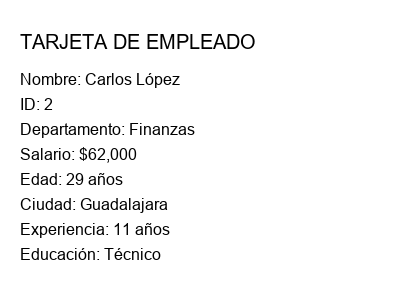
#> input picture data/sample_cards/empleado_2.png, 400 x 300 px
$ python -i ocr_processor.py   (imports and definitions only)
#> lines starting #> are read from the running program, lines starting #| are printed output that depends on the picture; after the words box and inside, x2 and y2 are one past the last pixel; in counts of white or black regions, pixels touching at a corner belong together
import cv2
import numpy as np
import pytesseract
from PIL import Image
import re
import sqlite3
import base64
import io
import os

# Configurar la ruta de Tesseract
pytesseract.pytesseract.tesseract_cmd = r'C:\Users\Microsoft\AppData\Local\Programs\Tesseract-OCR\tesseract.exe'

class OCRProcessor:
    """Procesador OCR para extraer información de tarjetas de empleado"""

    def __init__(self):
        self.db_path = "data/empresa.db"

    def preprocess_image(self, image):
        """Preprocesar imagen para mejorar OCR"""
        # Convertir a escala de grises
        if len(image.shape) == 3:
            gray = cv2.cvtColor(image, cv2.COLOR_BGR2GRAY)
        else:
            gray = image

        # Aplicar umbral adaptativo
        thresh = cv2.adaptiveThreshold(
            gray, 255, cv2.ADAPTIVE_THRESH_GAUSSIAN_C, cv2.THRESH_BINARY, 11, 2
        )

        # Reducir ruido
        kernel = np.ones((1, 1), np.uint8)
        opening = cv2.morphologyEx(thresh, cv2.MORPH_OPEN, kernel)

        # Dilatación para conectar componentes
        kernel = np.ones((1, 1), np.uint8)
        img_dilation = cv2.dilate(opening, kernel, iterations=1)

        return img_dilation

    # [256 lines left out: functions extract_text_from_image, parse_employee_card, validate_employee_data, process_image, create_sample_card, create_sample_cards and 1 more, not called in this run]

# [2 lines not run here, left out]

>>> import cv2
>>> picture = cv2.imread('../data/sample_cards/empleado_2.png')
#> picture is the input picture: shape (300, 400, 3); min 0, max 255, mean 245.4
>>> result = OCRProcessor().preprocess_image(picture)
#> in preprocess_image, `thresh = cv2.adaptiveThreshold( gray, 255, cv2.ADAPTIVE_THRESH_GAUSSIA..`:
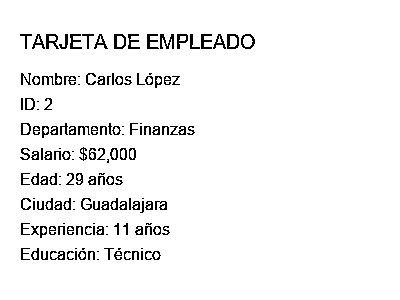
#> thresh: shape (300, 400); 95.3% white; black in thin lines or dots, all inside (x1, y1, x2, y2) = (20, 34, 255, 260)
